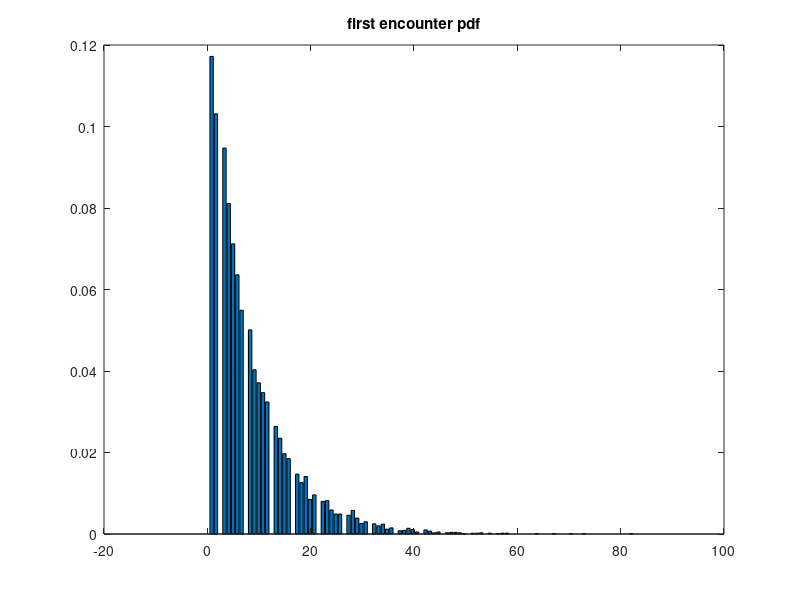
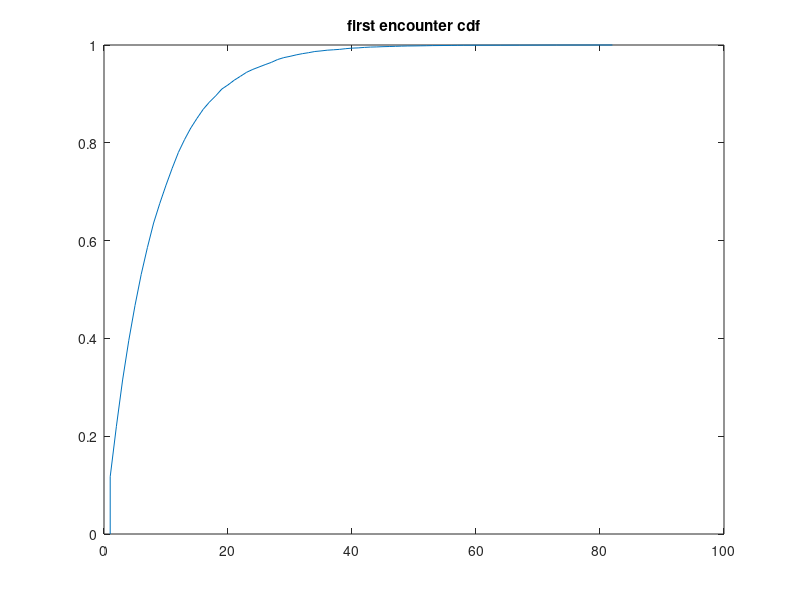
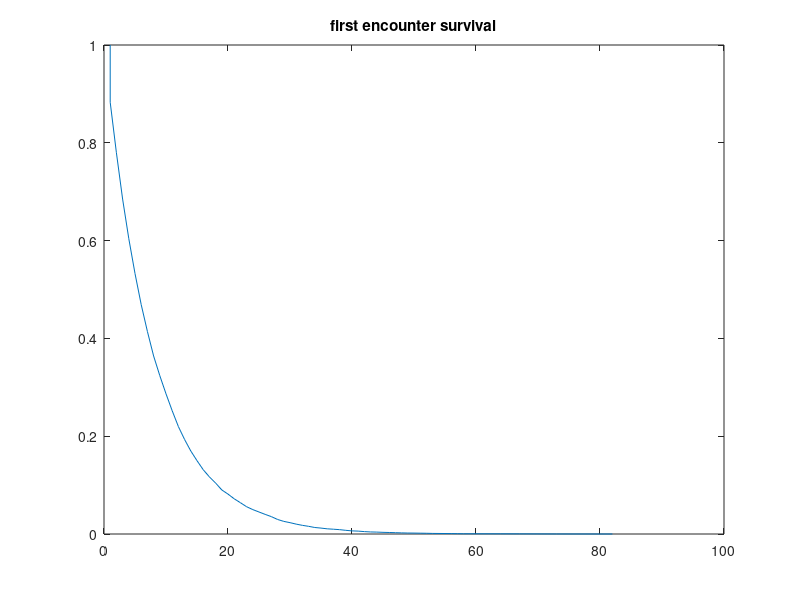

Here is the MATLAB script that generated these plots, in order:
% experiment 1.0 find the mean first passage time of a random walk in 1D 
% 1. generate a path

b    = 1;
N    = 10;
numSimulations = 10000;
encounterDist  = b/5;
encounterTime  = nan(numSimulations,1);
for nIdx = 1:numSimulations
    runFlag = true;
    step    = 1;
    while runFlag 
    n = b*randn(N-1,1);
    s = sum(n)^2;
    if s<encounterDist
        runFlag            = false;
        encounterTime(nIdx) = step;
    else 
        step = step+1;
    end
    end
end

[h, bins] = hist(encounterTime,linspace(0,max(encounterTime),100));
h = h./sum(h);
% show the pdf
figure, bar(bins,h); title('first encounter pdf')

% calculate the CDF 
[mfptCDF,bCDF] = ecdf(encounterTime,'function','cdf','alpha',0.01);
figure, plot(bCDF,mfptCDF), title('first encounter cdf')

% calculate the survivor function 
[mfptSurvival,bSurvival] = ecdf(encounterTime,'function','survivor','alpha',0.01);
figure, plot(bSurvival,mfptSurvival), title('first encounter survival')

% fit a chi square distributioni 



meanFirstPassagetime = sum(s);
% fit a gamma distribution to the data 


